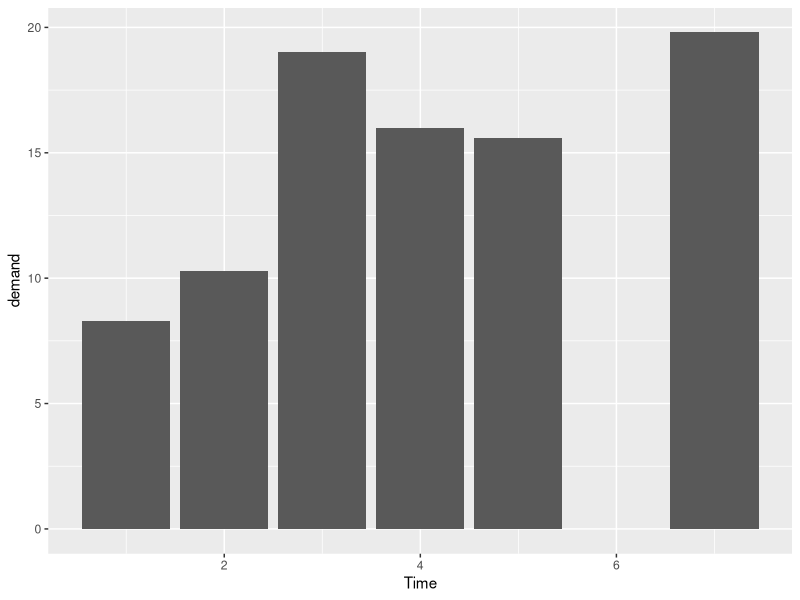
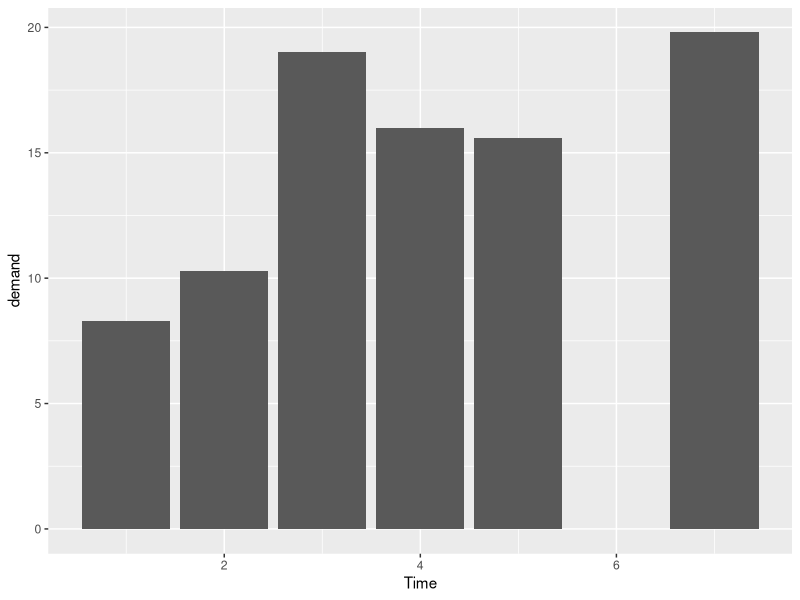
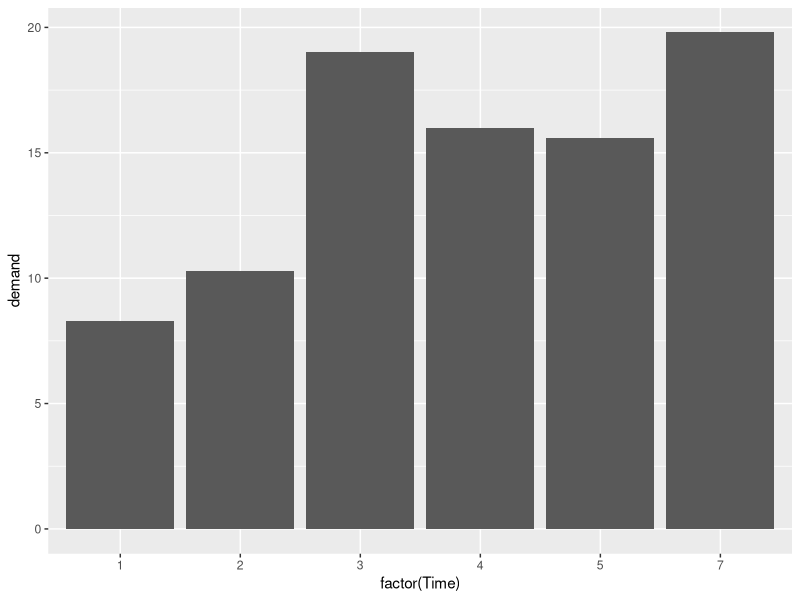
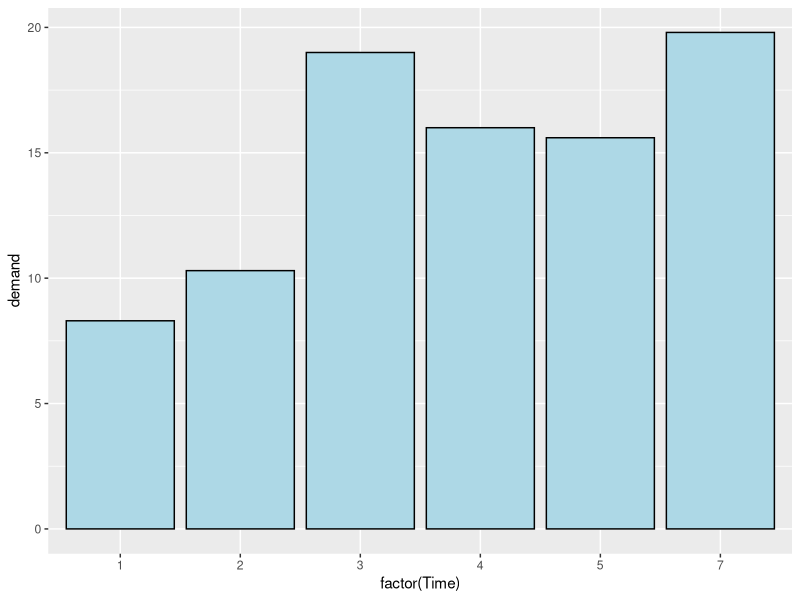
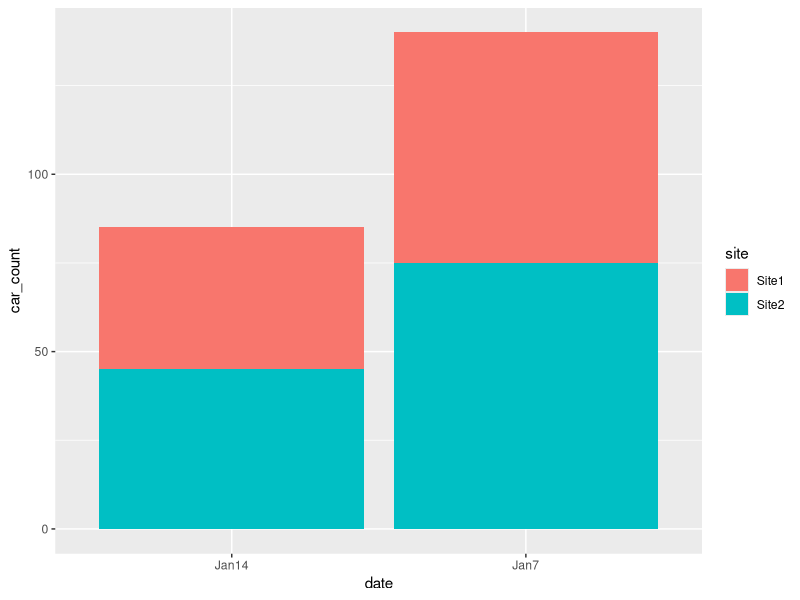
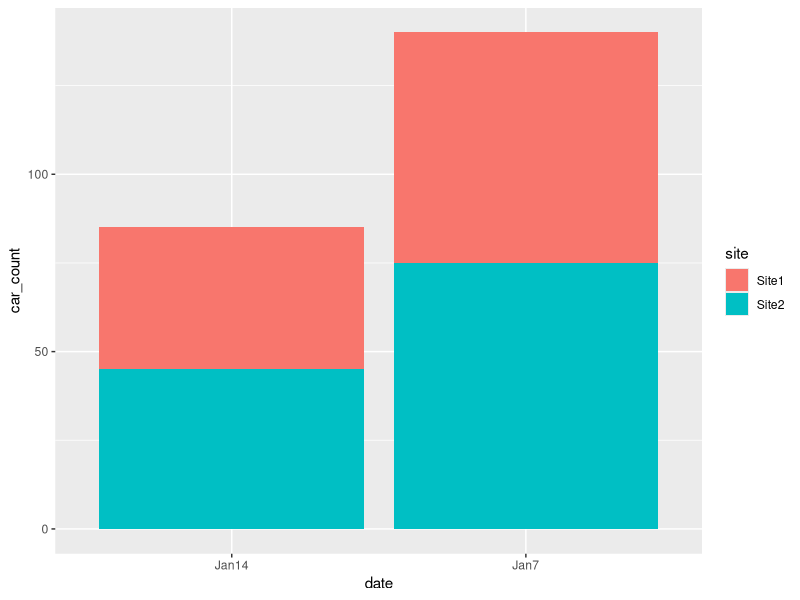
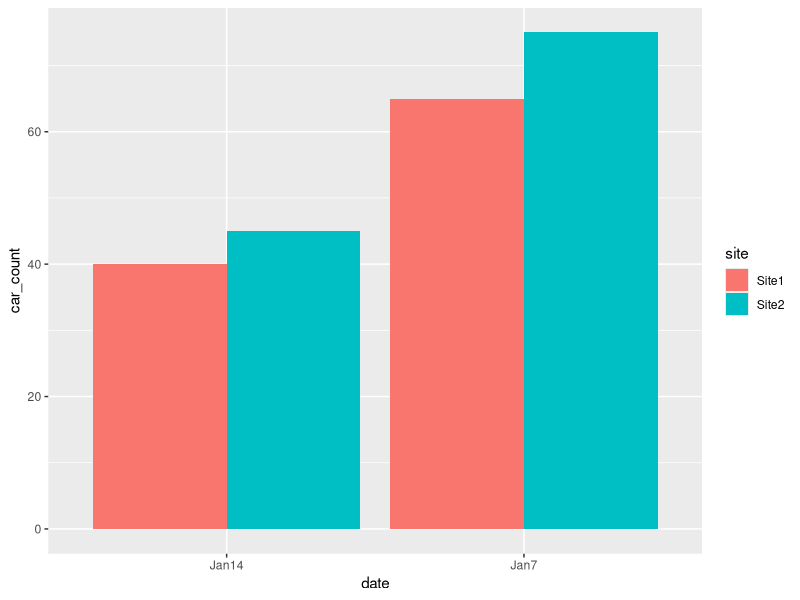
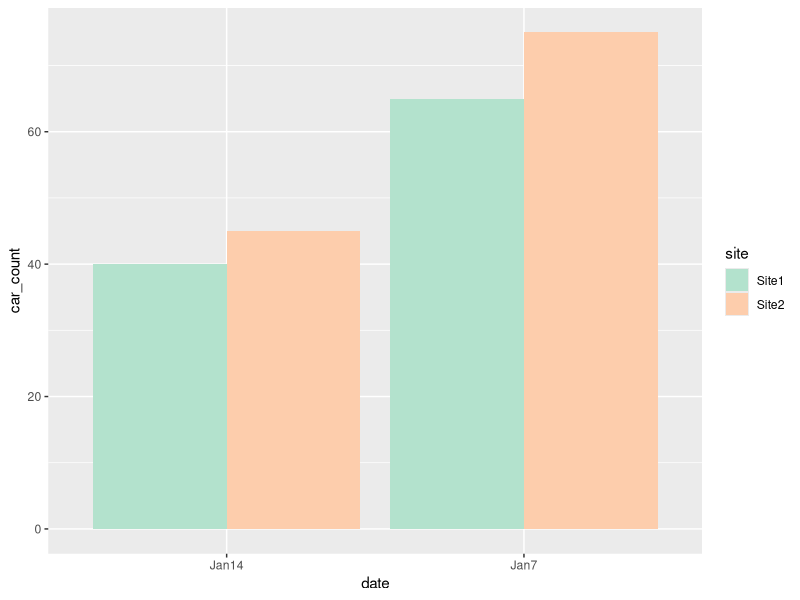

These figures' R source, in order:
#########################################
## 1.0 Bar Graphs
#########################################
# install.packages("ggplot2")

library(ggplot2)

data(BOD)

View(BOD)

str(BOD)

ggplot(data = BOD, mapping = aes(x = Time, y = demand)) +
  geom_bar(stat = "identity")

# Create a plot using ggplot( ) function
ggplot(data=BOD, mapping = aes(x=Time, y=demand)) + # Add an aesthetic mapping
  geom_bar(stat = "identity") # Add geometric object i.e. bars




# Convert time to a discrete value using factor( )

ggplot(data=BOD, mapping = aes(x=factor(Time), y=demand)) + # Add an aesthetic mapping
  geom_bar(stat = "identity") # Add geometric object i.e. bars




# Add fill inside the bars and give a black outline
 
ggplot(data=BOD, mapping = aes(x=factor(Time), y=demand)) + 
  geom_bar(stat = "identity", fill="lightblue", colour="black") 




#################
## 1.1 Grouping Bars (type = dodge)
#################

# Create a experiment data frame

experiment <- data.frame(site = c("Site1", "Site1", "Site2", "Site2"),
                    date = c("Jan7", "Jan14", "Jan7", "Jan14"),
                    car_count = c(65, 40, 75, 45))

str(experiment) # Check structure of experiment data frame



# Create a grouped bar graph (dodge type)

ggplot(data = experiment, mapping = aes(x=date, y=car_count, fill=site)) +
  geom_bar(stat="identity")

# OR

ggplot(data = experiment, mapping = aes(x=date, y=car_count, fill=site)) +
  geom_col()


ggplot(data = experiment, mapping = aes(x=date, y=car_count, fill=site)) +
  geom_bar(stat="identity", position = "dodge")


# Change the default fill colour scale_fill_brewer() or scale_fill_manual()

# 1.1 a) Using scale_fill_brewer()

ggplot(data = experiment, mapping = aes(x=date, y=car_count, fill=site)) +
  geom_bar(stat="identity", position = "dodge") +
  scale_fill_brewer(palette = "Pastel2")



# 1.1 b) scale_fill_manual()
ggplot(data = experiment, mapping = aes(x=date, y=car_count, fill=site)) +
  geom_bar(stat="identity", position = "dodge") +
  scale_fill_manual(values = c("red", "blue"))



# Remove the legend

ggplot(data = experiment, mapping = aes(x=date, y=car_count, fill=site)) +
  geom_bar(stat="identity", position = "dodge") +
  scale_fill_manual(values = c("red", "blue"), guide=FALSE) # add guide = FALSE




#########################################
## 1.3 Adjusting Bar Width and Spacing
#########################################

# Note: default width = 0.9
# Max width = 1

ggplot(data = experiment, mapping = aes(x=date, y=car_count, fill=site)) +
  geom_bar(stat="identity", position = "dodge", width = 0.5)




# Plot with some space between the bars
# Set position_dodge to be larger than width

ggplot(data = experiment, mapping = aes(x=date, y=car_count, fill=site)) +
  geom_bar(stat="identity", width = 0.5, position = position_dodge(0.8))




#######################################
## 1.4 Making a Stacked Bar plot
#######################################

ggplot(data = experiment, mapping = aes(x=date, y=car_count, fill=site)) +
  geom_bar(stat="identity") # Don't use position = "dodge"


# Change the stacking order
# Change the legend order

ggplot(data = experiment, mapping = aes(x=date, y=car_count, fill=site)) +
  geom_bar(stat="identity", position = position_stack(reverse=TRUE)) + 
  guides(fill = guide_legend(reverse=TRUE))





#####################################################
## 1.5 Adding Labels to a Bar Graph
#####################################################


# Lebel below the top
ggplot(data = experiment, mapping = aes(x=interaction(site, date), y=car_count)) +
  geom_bar(stat="identity") +
  geom_text(aes(label=car_count), vjust= 1.5, colour = "white", size=5)

# Lebel above the top
ggplot(data = experiment, mapping = aes(x=interaction(site, date), y=car_count)) +
  geom_bar(stat="identity") +
  geom_text(aes(label=car_count), vjust= -0.2, colour = "black", size=5)



# Adjusting y limits to be a little higher

ggplot(data = experiment, mapping = aes(x=interaction(site, date), y=car_count)) +
  geom_bar(stat="identity") +
  geom_text(aes(label=car_count), vjust= -0.2, colour = "red", size=5) +
  ylim(0, max(experiment$car_count)*1.1)



# Add lebels on grouped bars (Type = dodge)

ggplot(data = experiment, mapping = aes(x=date, y=car_count, fill=site)) +
  geom_bar(stat="identity", position = "dodge") +
  geom_text(aes(label=car_count), vjust= -0.2, size=5,
            position = position_dodge(0.9)) +
  ylim(0, max(experiment$car_count)*1.1)




# Add lebels on stack bars

ggplot(data = experiment, mapping = aes(x=date, y=car_count, fill=site)) +
  geom_bar(stat="identity") +
  geom_text(aes(label=car_count), position = position_stack(vjust= 0.5),
            colour = "white", size = 5)




# Plot stacked bar graph
# Change outline colour="black"
# Resize text
# Add "kmph" using paste()
# Add two digits after decimal point using format()
# Use Pastel1 color combination


ggplot(data = experiment, mapping = aes(x=date, y=car_count, fill=site)) +
  geom_bar(stat="identity", colour = "black", width = 0.6) + # add black outline
  geom_text(aes(label=paste(format(car_count, nsmall=0), "cars")), 
            position = position_stack(vjust= 0.5),
            colour = "black", size = 5) +
  theme_classic() +
  scale_fill_brewer(palette = "Pastel1")

citation(package = "ggplot2")
